Frame 1 (no input): blank canvas, image omitted
Frame 60 (the mouse pressed at the canvas centre just before this capture): blank canvas, image omitted
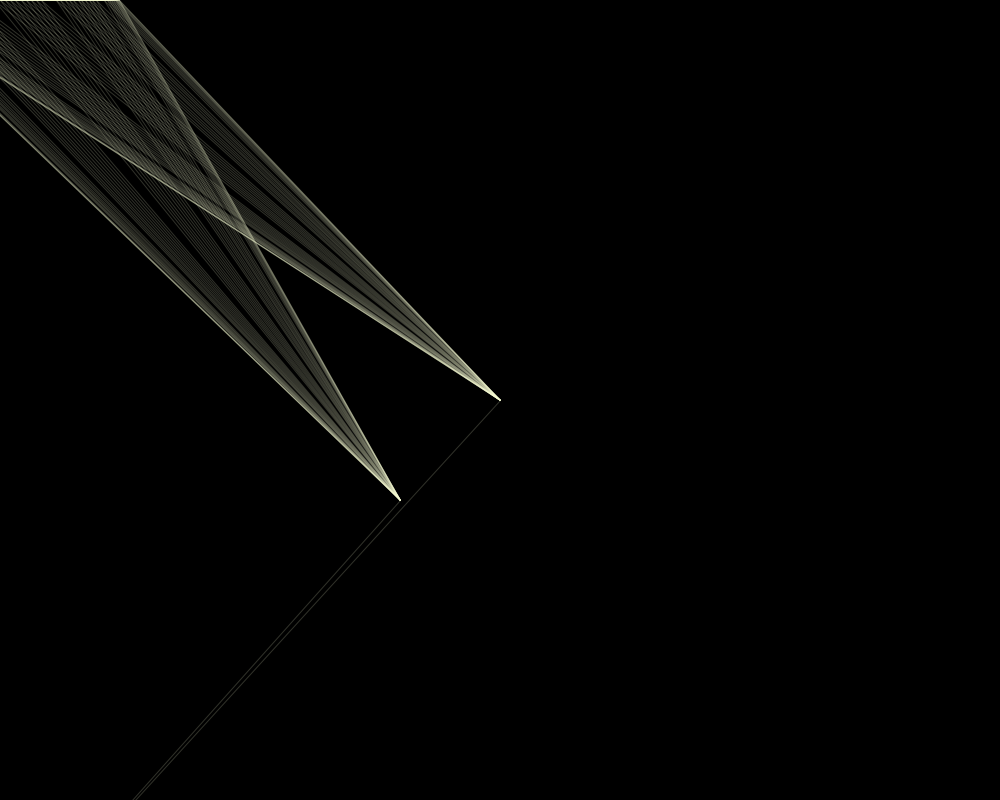
Frame 120 (the mouse held since frame 60 and released just before this capture)

The Processing sketch whose frames 1 and 60 were blank and that drew this single picture after the mouse press (run headless with seeded random() and noise(); from frame 60 on, the mouse is pressed at the canvas centre):

// Processing sketch: processing_135476
// ── processing_135476.pde

float aumento = 0;
  
 void setup (){
  size(1000,800);
  background(0,0,0);
  colorMode(HSB);
}
void draw() {
  noStroke();
float vt = dist(mouseX,mouseY,pmouseX,pmouseY);
float x = 100*sin(aumento);
  stroke(50,40,250,50);
line(mouseX, mouseY, x*1.2, vt*1.5);
line(mouseY,mouseX,  x*1.2, vt*1.5);
  aumento +=20;
}
